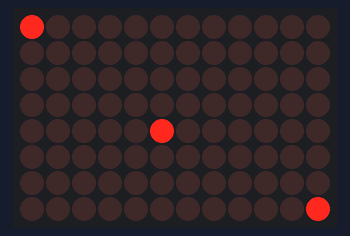
This sketch was run on a simulated Arduino Uno R4 WiFi. On the bench: 12×8 LED matrix.

Above: at 0.1 s.

The sketch:

lightup_dots.ino
```cpp
#include "Arduino_LED_Matrix.h"
ArduinoLEDMatrix matrix;
// This is our 2D framework frame (12 columns, 8 rows)
// 0 means OFF, 1 means ON
uint8_t frame[8][12] = {0};

// REUSABLE HELPER FUNCTION
void drawPixel(int x, int y, bool state) {
  // Safety check: Make sure the coordinates actually fit on the 12x8 screen
  if (x >= 0 && x < 12 && y >= 0 && y < 8) {
    frame[y][x] = state ? 1 : 0; // Update the pixel in our digital layout
  }
}

void setup() {
  matrix.begin();
}

void loop() {
  // Clear the frame array to all zeros first (turns everything off)
  memset(frame, 0, sizeof(frame));

  // Example 1: Light up the top-left pixel (0, 0)
  drawPixel(0, 0, true);

  // Example 2: Light up a pixel near the middle (5, 4)
  drawPixel(5, 4, true);

  // Example 3: Light up the bottom-right pixel (11, 7)
  drawPixel(11, 7, true);

  // FIXED: Send our 2D array to the screen using renderBitmap
  matrix.renderBitmap(frame, 8, 12);

  delay(1000);
}
```
